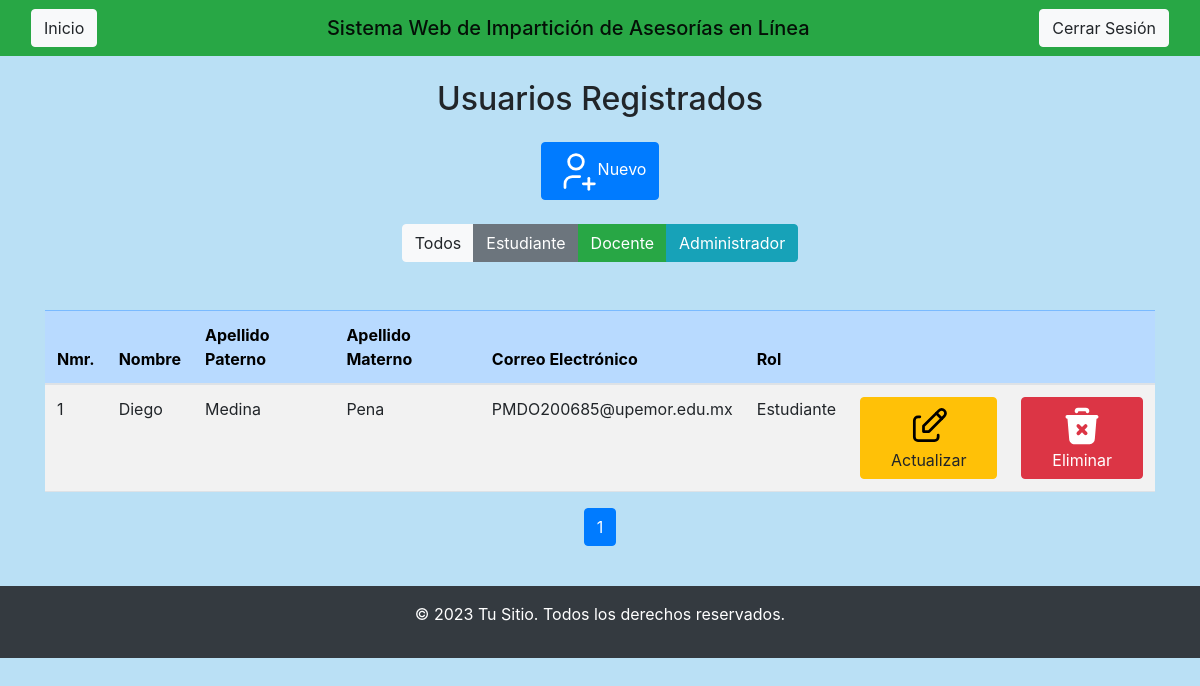
The app's page /Vista/ADMIN/Usuario.php?tipo_usuario=Estudiante (signed in) with its own data.
### tables this page shows
CREATE TABLE `estudiante` (
  `ID_Usuario_E` int(11) NOT NULL AUTO_INCREMENT,
  `Nombre_Usuario_E` varchar(200) NOT NULL,
  `Apellido_Materno_E` varchar(200) NOT NULL,
  `Apellido_Paterno_E` varchar(200) NOT NULL,
  `Telefono_E` varchar(20) NOT NULL,
  `Fecha_Nacimiento_E` date NOT NULL,
  `Genero_E` varchar(100) NOT NULL,
  `Correo_electronico_E` varchar(250) NOT NULL,
  `Contrasena_E` varchar(250) NOT NULL,
  `IdCarrera` int(11) DEFAULT NULL,
  PRIMARY KEY (`ID_Usuario_E`),
  KEY `IdCarrera` (`IdCarrera`),
  CONSTRAINT `estudiante_ibfk_1` FOREIGN KEY (`IdCarrera`) REFERENCES `carrera` (`Id_Carrera`)
);

### Vista/ADMIN/Usuario.php (the view, shortened to what this page needs)
<?php include('head.php'); ?>
<center><div class="table-responsive">
    <h2 class="mb-4">Usuarios Registrados</h2>
    <a class="btn btn-primary" href="INSERT/Insert_Usuario.php">
        Nuevo</a>
    <br>
    <br>
    <div class="btn-group mb-4" role="group">
        <a class="btn btn-light" href="?tipo_usuario=Todos">Todos</a>
        <a class="btn btn-secondary" href="?tipo_usuario=Estudiante">Estudiante</a>
        <a class="btn btn-success" href="?tipo_usuario=Docente">Docente</a>
        <a class="btn btn-info" href="?tipo_usuario=Administrador">Administrador</a>
    </div>
    <table class="table table-hover table-striped mt-4">
        <thead>
            <tr class="table-primary">
                <th scope="col">Nmr.</th>
                <th scope="col">Nombre</th>
                <th scope="col">Apellido Paterno</th>
                <th scope="col">Apellido Materno</th>
                <th scope="col">Correo Electrónico</th>
                <th scope="col">Rol</th>
                <th scope="col"></th>
                <th scope="col"></th>
            </tr>
        </thead>
        <tbody>
            <?php
                $conexion = (new Conectar())->conexion();
                $records_per_page = 10;
                $page = isset($_GET['page']) && is_numeric($_GET['page']) ? (int)$_GET['page'] : 1;
                $offset = ($page - 1) * $records_per_page;
                $tipo_usuario = isset($_GET['tipo_usuario']) ? $_GET['tipo_usuario'] : 'Todos';
                if ($tipo_usuario == 'Estudiante') {
                    $sql = "SELECT ID_Usuario_E AS ID_Usuario,
                                Nombre_Usuario_E AS Nombre,
                                Apellido_Paterno_E AS Apellido_Paterno,
                                Apellido_Materno_E AS Apellido_Materno,
                                Correo_electronico_E AS Correo_Electronico,
                                'Estudiante' AS Rol FROM Estudiante
                            LIMIT $offset, $records_per_page";
                    $sql_total = "SELECT COUNT(*) FROM Estudiante";
                }
                $query = mysqli_query($conexion, $sql);
                $result_total = mysqli_query($conexion, $sql_total);
                $total_rows = mysqli_fetch_array($result_total)[0];
                $total_pages = ceil($total_rows / $records_per_page);
                while ($row = mysqli_fetch_array($query)) {
                    ?>
                    <tr>
                        <td><?php echo $row['ID_Usuario']; ?></td>
                        <td><?php echo $row['Nombre']; ?></td>
                        <td><?php echo $row['Apellido_Paterno']; ?></td>
                        <td><?php echo $row['Apellido_Materno']; ?></td>
                        <td><?php echo $row['Correo_Electronico']; ?></td>
                        <td><?php echo $row['Rol']; ?></td>
                        <td><a class="btn btn-warning" href="UPDATE/Update_Usuario_<?php echo htmlspecialchars($row['Rol'], ENT_QUOTES, 'UTF-8'); ?>.php?id=<?php echo urlencode($row['ID_Usuario']); ?>&rol=<?php echo urlencode($row['Rol']); ?>">
                            Actualizar</a>
                        </td>
                        <td><a class="btn btn-danger" onclick="return eliminar()" href="../../Controlador/ADMIN/DELETE/Funcion_Delete_Usuario.php?id=<?php echo $row['ID_Usuario']; ?>&rol=<?php echo $row['Rol']; ?>">
                            Eliminar</a>
                        </td>
                    </tr>
                <?php
                }
            ?>
        </tbody>
    </table>
    <nav aria-label="Page navigation example">
        <ul class="pagination justify-content-center">
            <?php for ($i = 1; $i <= $total_pages; $i++): ?>
                <li class="page-item <?php if ($i == $page) echo 'active'; ?>">
                    <a class="page-link" href="?tipo_usuario=<?php echo $tipo_usuario; ?>&page=<?php echo $i; ?>"><?php echo $i; ?></a>
                </li>
            <?php endfor; ?>
        </ul>
    </nav>
</div>
<?php include('footer.php'); ?>

### Vista/ADMIN/head.php (shortened to what this page needs)
<!DOCTYPE html>
<html lang="es">
<head>
    <link href="https://cdn.jsdelivr.net/npm/bootstrap@5.3.0/dist/css/bootstrap.min.css" rel="stylesheet">
    <link href="https://stackpath.bootstrapcdn.com/bootstrap/4.5.2/css/bootstrap.min.css" rel="stylesheet">
    <link href="https://maxcdn.bootstrapcdn.com/bootstrap/4.5.2/css/bootstrap.min.css" rel="stylesheet">
    <link href="../../css/reporte.css" rel="stylesheet">
    <link href="../../css/boton.css" rel="stylesheet">
</head>
<body>
    <nav class="navbar navbar-expand-lg navbar-light bg-success">
        <div class="container-fluid">
            <a class="btn btn-light" href="Principal.php">Inicio</a>
            <span class="navbar-brand mb-0 h1 mx-auto">Sistema Web de Impartición de Asesorías en Línea</span>
            <a href="?cerrar_sesion=true" class="btn btn-light">Cerrar Sesión</a>
        </div>
    </nav>
    <div class="container mt-4 ">

### Vista/ADMIN/footer.php (shortened to what this page needs)
</div>
    <footer class="bg-dark text-white text-center p-3 mt-4">
        <p>&copy; 2023 Tu Sitio. Todos los derechos reservados.</p>
    </footer>
</body>
</html>

### Vista/ADMIN/head.php (style rules this page uses)
body { background: #bae0f5; }

### records on screen
estudiante: ID_Usuario_E "1", Nombre_Usuario_E "Diego", Apellido_Paterno_E "Medina", Apellido_Materno_E "Pena", Correo_electronico_E "PMDO200685@upemor.edu.mx", Rol "Estudiante"
